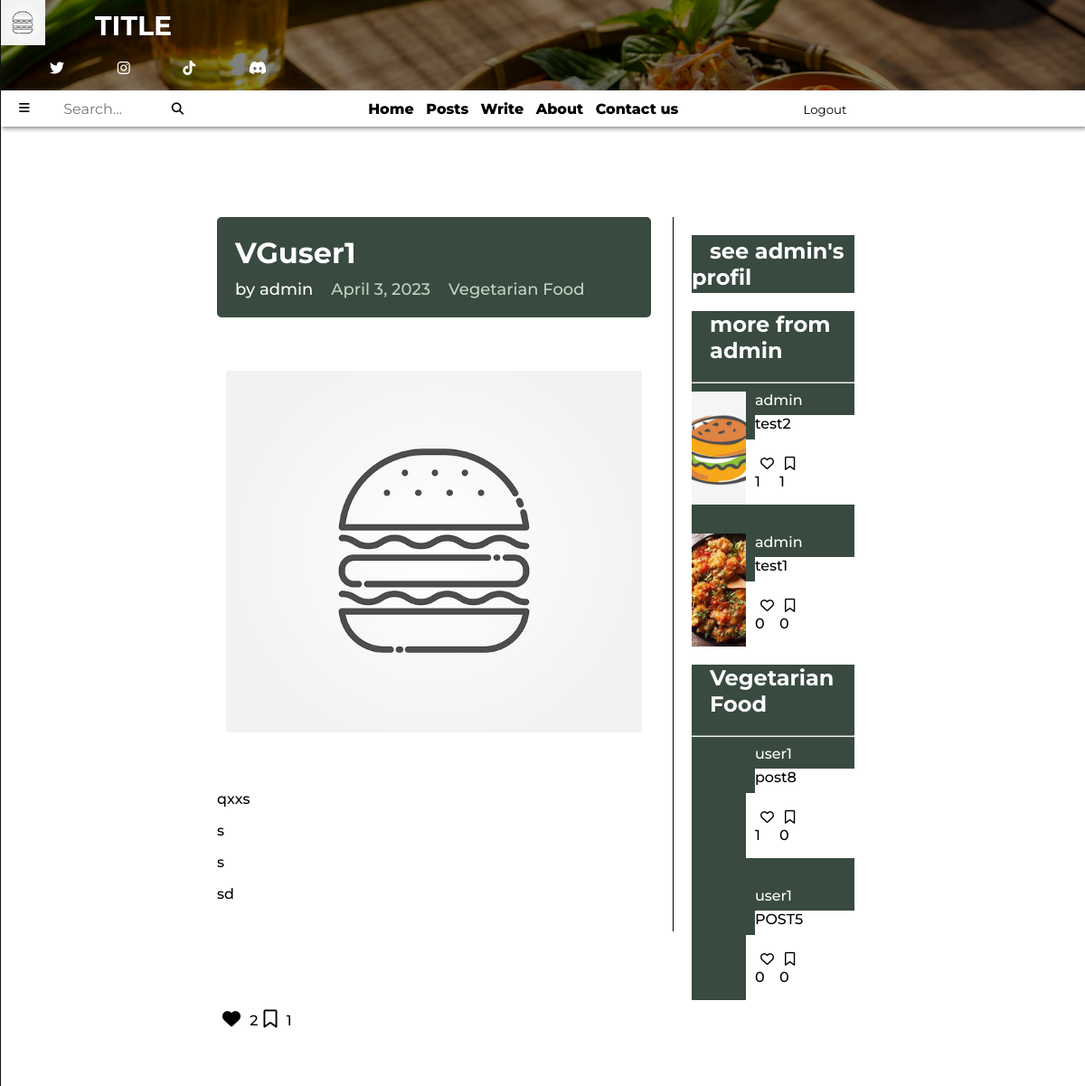
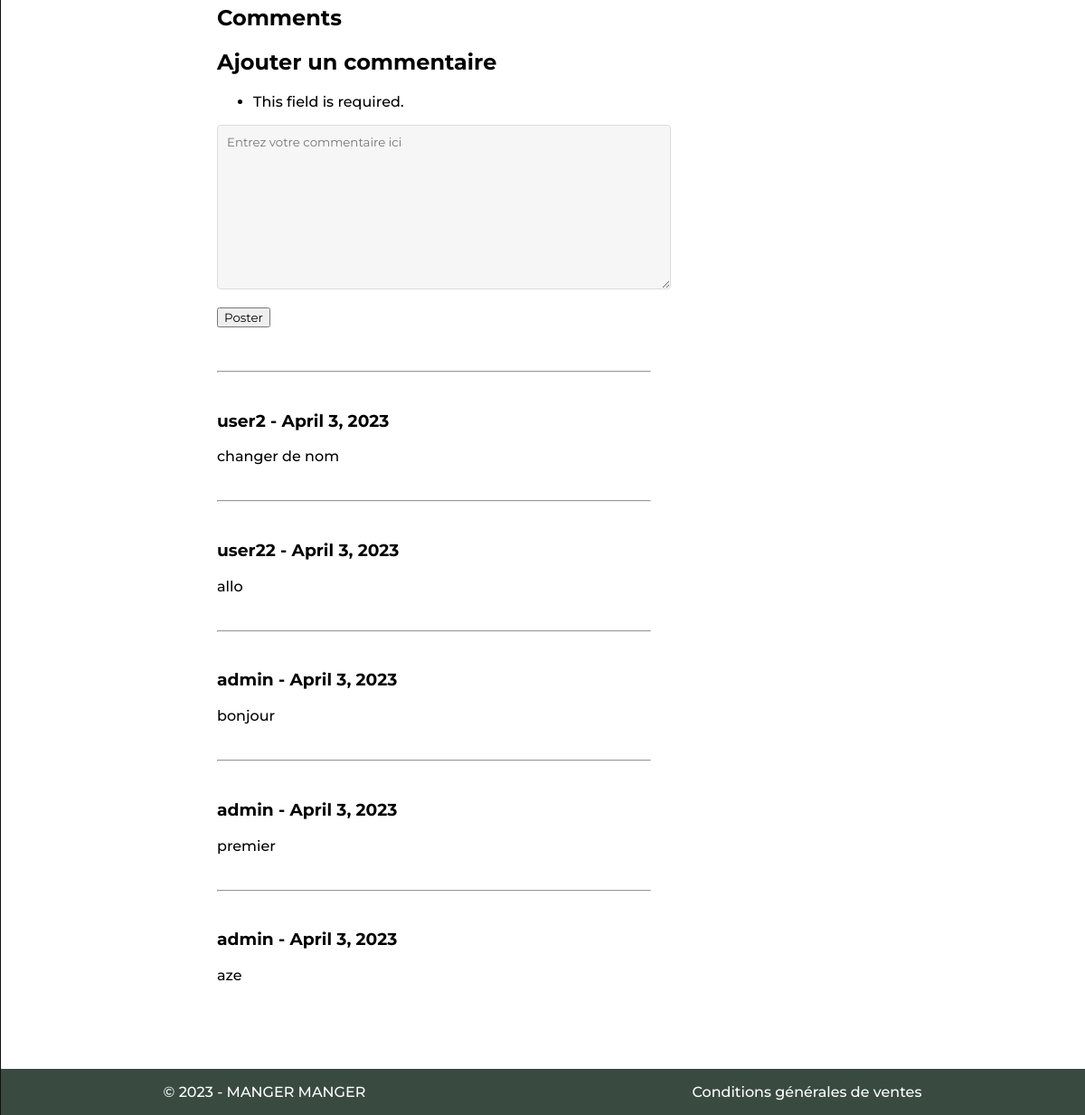
Page /post_display/4/admin/Vegetarian Food/ (signed in) on the committed database (2 pictures, top to bottom).
### blog_app/models.py (models this page shows, shortened)
class PostModels(models.Model): # structure d'un article de blog
    class Categories(models.TextChoices): # permet de définir des choix textuels pour la catégorie
        Healthy_Food = 'Healthy Food' # Healthy Food ... sont les clés classées dans la BDD pour chaque catégories
        Organic_Cuisine = 'Organic Cuisine'
        Vegetarian_Food = 'Vegetarian Food'
    user_id= models.ForeignKey(UserModels, on_delete=models.CASCADE)
    categorie = models.fields.CharField(choices=Categories.choices, max_length=15)
    date = models.DateField(auto_now_add=True)
    title = models.CharField(max_length=30, blank=False)
    content = RichTextUploadingField(blank=False, null=True)
    image = models.ImageField(upload_to='posts_images/', blank=False, null=True)
    favoris = models.ManyToManyField(UserModels, blank=True, related_name='favoris')
    bookmark = models.ManyToManyField(UserModels, blank=True, related_name='bookmark')
    objects = PostManager()

class UserModels(AbstractUser):
    description = models.TextField(blank=True, null=True)
    objects = UserManager()

class CommentModels(models.Model):
    username = models.CharField(max_length=30, blank=False)
    date = models.DateField(auto_now_add=True)
    content = models.TextField(max_length=200, blank=False)
    post = models.ForeignKey(PostModels, on_delete=models.CASCADE, related_name='comments')

### blog_app/views.py (the view, shortened to what this page needs)
# urls.py: path('post_display/<int:pk>/<str:user_id>/<str:categorie>/', views.post_detail, name='post_detail'),
def post_detail(request, pk, user_id, categorie):
    post = get_object_or_404(models.PostModels, pk=pk)
    by_username = models.PostModels.objects.filter(user_id=request.user.id).exclude(id__in=[post.id]).order_by('-id')[:2]
    by_categorie = models.PostModels.objects.filter(categorie=categorie).exclude(id__in=[post.id]+[post2.id for post2 in by_username]).order_by('-id')[:2]
    comments = models.CommentModels.objects.filter(post=post).order_by('-id')
    if request.user.is_authenticated:
        form = forms.CreateCommentForm(request.POST)
    else:
        form = None
    context = {
        'first_post': post,
        'post': post,
        'by_categorie': by_categorie,
        'by_username': by_username,
        'comments': comments,
        'form': form,
    }
    return render(request, 'blog_app/post/post_detail.html', context)

### blog_app/forms.py
class CreateCommentForm(forms.ModelForm):
    class Meta:
        model = models.CommentModels
        fields = ['content']
        labels = {
            'content': ''
        }
        widgets = {
            'content': forms.Textarea(attrs={'class': 'form-control', 'placeholder': 'Entrez votre commentaire ici', 'id': 'id_content'}),
        }

### blog_app/templates/blog_app/post/post_detail.html (shortened to what this page needs)
{% extends 'base.html' %}
    {% block stylesheet %}
    {% load static %}
    <link rel="stylesheet" href="{% static 'blog_app/post_detail.css' %}">
    {% endblock stylesheet %}
    {% block index %}
    {% include 'top_page.html' %}
    {% include 'nav.html' %}
    <div class="contents">
        <div class="main-content">
            <div class="content">
                <div class="banner">
                    <h1>{{ post.title }}</h1>
                    <div class="post-info">
                        <span>by {{ post.user_id.username }}</span>
                        <span class="date">{{ post.date }}</span>
                        <span class="category">{{ post.categorie }}</span>
                    </div>
                  </div>
                <br>
                <div class="post-img" style="background-image: url('{{ MEDIA_URL }}{{ post.image.url }}');">
                </div>
                <br>
                <br>
                <div class="content">{{ post.content|safe }}</div>
                <div class="icons">
                    {% include "blog_app/favori_btn.html" %}
                    {% include "blog_app/bookmark_btn.html" %}
                </div>
            </div>
            {% include "blog_app/comments.html" with pk=post.id|default_if_none:'' %}
        </div>
        <div class="more">
            <div class="box-user-profil-btn">
                <h2><a href="{% url 'account' user_id=post.user_id.id %}">see {{ post.user_id.username }}'s profil</a></h2>
            </div>
            <div class="more-posts">
                <h2>more from {{ post.user_id.username }}</h2>
                <hr>
                <div class="more-posts-grid">
                    {% for post in by_username|slice:":2" %}
                        <div class="post">
                            <div class="post-img img-zoom"
                                style="background-image: url('{{ MEDIA_URL }}{{ post.image.url }}');"
                                onclick="location.href='{% url 'post_detail' pk=post.id user_id=post.user_id categorie=post.categorie %}'">
                            </div>
                            <div class="post-description"
                                onclick="location.href='{% url 'post_detail' pk=post.id user_id=post.user_id categorie=post.categorie %}'">
                                <a href="{% url 'posts_filter' filter_by='username' value=post.user_id.id %}" class="author transition-btn">
                                    {{ post.user_id.username }}
                                </a>
                                <div class="description-text"
                                    onclick="location.href='{% url 'post_detail' pk=post.id user_id=post.user_id categorie=post.categorie %}'">
                                    {{ post.title|safe }}
                                </div>
                            </div>
                            <div class="icons boutons">
                                {% include "blog_app/favori_btn.html" %}
                                {% include "blog_app/bookmark_btn.html" %}
                            </div>
                            <div class="vide" onclick="location.href='{% url 'post_detail' pk=post.id user_id=post.user_id categorie=post.categorie %}'">
                            </div>
                        </div>
                    {% endfor %}
                </div>
            </div>
            <div class="more-posts">
                <h2>{{ post.categorie }}</h2>
                <hr>
                <div class="more-posts-grid">
                    {% for post in by_categorie|slice:":2" %}
                            <div class="post">
                                <div class="post-img img-zoom"
                                    style="background-image: url('{{ MEDIA_URL }}{{ post.image.url }}');"
                                    onclick="location.href='{% url 'post_detail' pk=post.id user_id=post.user_id categorie=post.categorie %}'">
                                </div>
                            <div class="post-description">
                                <a href="{% url 'posts_filter' filter_by='username' value=post.user_id.id %}" class="author transition-btn">
                                    {{ post.user_id.username }}
                                </a>
                                <div class="description-text"
                                    onclick="location.href='{% url 'post_detail' pk=post.id user_id=post.user_id categorie=post.categorie %}'">
                                    {{ post.title|safe }}
                                </div>
                            </div>
                            <div class="icons boutons">
                                {% include "blog_app/favori_btn.html" %}
                                {% include "blog_app/bookmark_btn.html" %}
                            </div>
                            <div class="vide" onclick="location.href='{% url 'post_detail' pk=post.id user_id=post.user_id categorie=post.categorie %}'">
                            </div>
                        </div>
                    {% endfor %}
                </div>
            </div>
        </div>
    </div>
    {% include 'footer.html' %}
    {% endblock index %}

### blog_app/templates/blog_app/favori_btn.html
<div id="favori-btns{{ post.id }}">
  <p>
    <button
      hx-post="{% url 'add_remove_favori' post.id %}"
      hx-target="#favori-btns{{ post.id }}"
      hx-swap="#favori-btns{{ post.id }}">
      {% if user in post.favoris.all %}
        <i class="fa-solid fa-heart material-icons"></i>
      {% else %}
        <i class="fa-regular fa-heart material-icons"></i>
      {% endif %}
    </button>
    {{ post.favoris.count }}
  </p>
</div>

### blog_app/templates/blog_app/bookmark_btn.html
<div id="bookmark-btns{{ post.id }}">
  <p>
    <button
      hx-post="{% url 'add_remove_bookmark' post.id %}"
      hx-target="#bookmark-btns{{ post.id }}"
      hx-swap="#bookmark-btns{{ post.id }}">
      {% if user in post.bookmark.all %}
        <i class="fa-solid fa-bookmark material-icons"></i>
      {% else %}
        <i class="fa-regular fa-bookmark material-icons"></i>
      {% endif %}
    </button>
    {{ post.bookmark.count }}
  </p>
</div>

### blog_app/templates/blog_app/comments.html (shortened to what this page needs)
{% if post %}
<div class="content" id="comments-area">
    <h2>Comments</h2>
    {% if request.user.is_authenticated %}
    <div class="btn-add-comment">
        <h2>Ajouter un commentaire</h2>
        <form method="POST">
            {{ form.as_p }}
            <button
                hx-post="{% url 'comments_area' pk=post.pk %}"
                hx-target="#comments-area"
                hx-swap="#comments-area">
                Poster
            </button>
        </form>
    </div>
    {% endif %}
    <div class="comments">
        {% if comments %}
        {% for comment in comments %}
            <hr>
            <div class="comment">
                <h3>{{ comment.username }} - {{ comment.date }}</h3>
                <p>{{ comment.content }}</p>
            </div>
        {% endfor %}
        {% else %}
        aucun commentaires pour l'instant
        {% endif %}
    </div>
</div>
{% endif %}

### blog_app/static/blog_app/base.css (style rules this page uses)
:root { --background-color: #729D39; --background-color-dark: #394a41; --transition-btn: .4s; }
* { font-family: 'Montserrat', sans-serif; }
html { scroll-behavior: smooth; font-weight: 500; }
body { margin: 0 auto; }
a { color: black; text-decoration: none; }
.blog-grid, .post { overflow: hidden; }
.img-zoom { background-size: cover; background-position: center; transition: transform 0.5s ease; }

### blog_app/static/blog_app/post_detail.css (style rules this page uses)
.contents { width: 100%; height: auto; display: flex; margin-top: 100px; }
.icons button { font-size: 15px; border: none; background-color: transparent; }
.box-user-profil-btn { display: flex; height: 4em; align-items: center; background-color: var(--background-color-dark); }
.box-user-profil-btn a { padding-left: 20px; color: #fff; }
.description-text, .boutons, .vide { background-color: white; }
.more-posts h2 { padding-left: 20px; }
.more-posts h2, .more-posts a { color: #fff; }
.more-posts, .more-posts-grid { background-color: var(--background-color-dark); }
.banner { background-color: var(--background-color-dark); color: #fff; padding: 20px; border-radius: 5px; margin-bottom: 30px; }
.banner h1 { margin: 0; font-size: 32px; font-weight: bold; margin-bottom: 10px; }
.banner .post-info { font-size: 18px; display: flex; align-items: center; }
.banner .post-info span { margin-right: 20px; }
.banner .date, .banner .category { color: #c3d3c0; }
.more { position: sticky; width: 15%; height: 750px; padding: 20px; top: 40px; left: 62%; border-left: 1px solid black; }
.more-posts { margin-top: 5%; }
.more-posts-grid { display: grid; margin-top: 5%; grid-template-rows: repeat(2,125px); grid-column-gap: 2em; grid-row-gap: 2em; }
.more-posts-grid .post { display: grid; grid-template-columns: repeat(3,1fr); grid-template-rows: repeat(3,1fr); }
.post .post-description, .post .boutons, .post .vide { display: flex; padding-left: 10px; cursor: pointer; }
.post .post-img { background-size: cover; background-position: center; grid-column: 1; grid-row: 1/4; cursor: pointer; }
.post .post-description { display: grid; grid-column: 2/4; grid-row: 1/3; grid-template-rows: repeat(2, 1fr); }
.post .description-text { overflow: hidden; }
.post .boutons { display: grid; grid-template-columns: repeat(2,1fr); justify-content: space-between; grid-column: 2; grid-row: 3; }
.post .vide { grid-column: 3/4; grid-row: 3; }
.more-posts-grid .post-description { overflow: hidden; text-overflow: ellipsis; }
.main-content .post-img { height: 400px; background-size: cover; background-position: center; margin: 10px; }
.contents .main-content { position: absolute; width: 40%; left: 20%; text-align: justify; }
button { cursor: pointer; }
.content .icons { display: flex; align-items: center; margin-top: 30px; margin-bottom: 50px; }
.content .icons button { font-size: 20px; }
.content .comments { margin-top: 10%; }
.content .comment { padding: 15px 0 15px 0; }
.comment p { word-wrap: break-word; overflow: hidden; text-overflow: ellipsis; max-width: 100%; }
#id_content { border: 1px solid #ddd; border-radius: 4px; padding: 10px; width: 100%; background-color: #f6f6f6; color: #333; }

### rows in the picture
PostModels: title "VGuser1", user_id.username "admin", date "April 3, 2023", categorie "Vegetarian Food", image (picture), content "qxxs s s sd", favoris.count "2", bookmark.count "1"
CommentModels: username "user2", date "April 3, 2023", content "changer de nom"
CommentModels: username "user22", date "April 3, 2023", content "allo"
CommentModels: username "admin", date "April 3, 2023", content "bonjour"
CommentModels: username "admin", date "April 3, 2023", content "premier"
CommentModels: username "admin", date "April 3, 2023", content "aze"
PostModels: image (picture), user_id.username "admin", title "test2", favoris.count "1", bookmark.count "1"
PostModels: image (picture), user_id.username "admin", title "test1", favoris.count "0", bookmark.count "0"
PostModels: user_id.username "user1", title "post8", favoris.count "1", bookmark.count "0"
PostModels: user_id.username "user1", title "POST5", favoris.count "0", bookmark.count "0"
